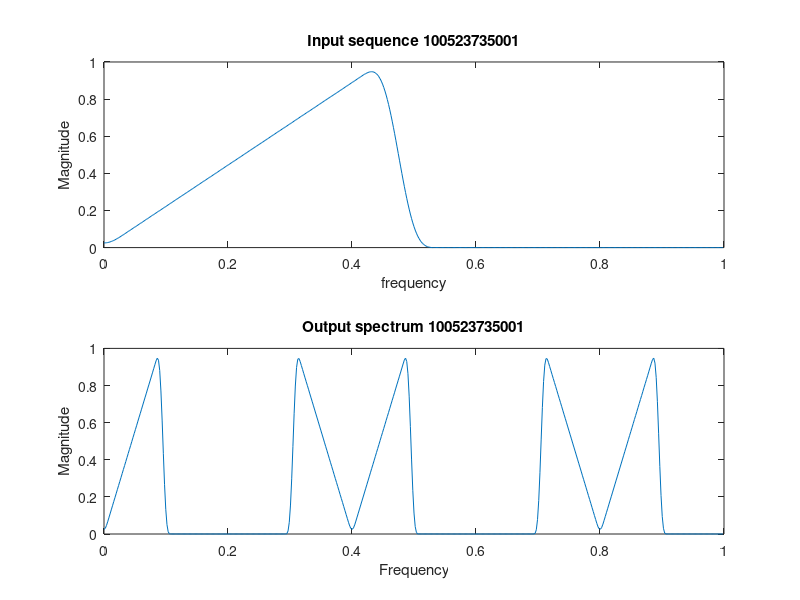

MATLAB code to generate this figure:
clc;
clear all;
close all;
freq=[0 0.45 0.5 1];
mag=[0 1 0 0];
x=fir2(99,freq,mag);
[xz,w]=freqz(x,1,512);
L=input('Enter the upsampling factor: ');
y=zeros(1,L*length(x));
y(1:L:length(y))=x;
[yz,w]=freqz(y,1,512);

subplot(211)
plot(w/pi,abs(xz));
xlabel('frequency')
ylabel('Magnitude')
title('Input sequence 100523735001')

subplot(212)
plot(w/pi,abs(yz));
xlabel('Frequency')
ylabel('Magnitude')
title('Output spectrum 100523735001')
